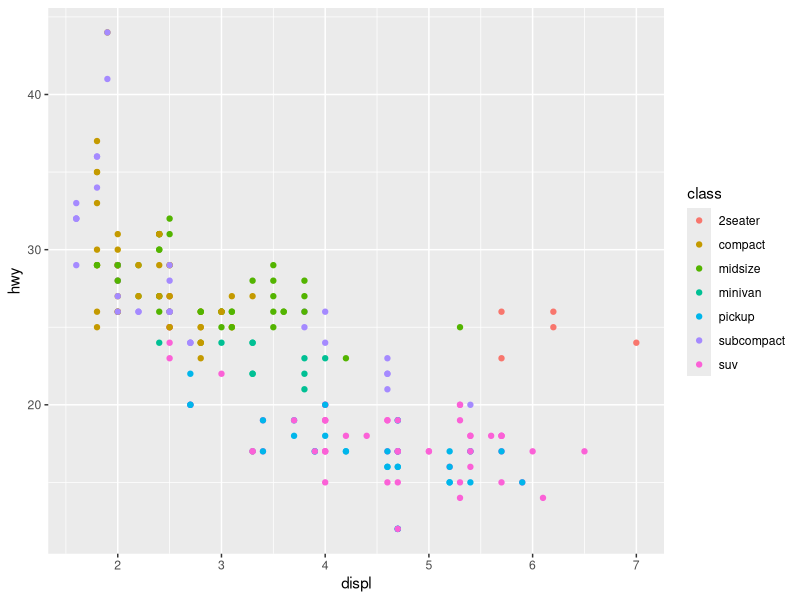
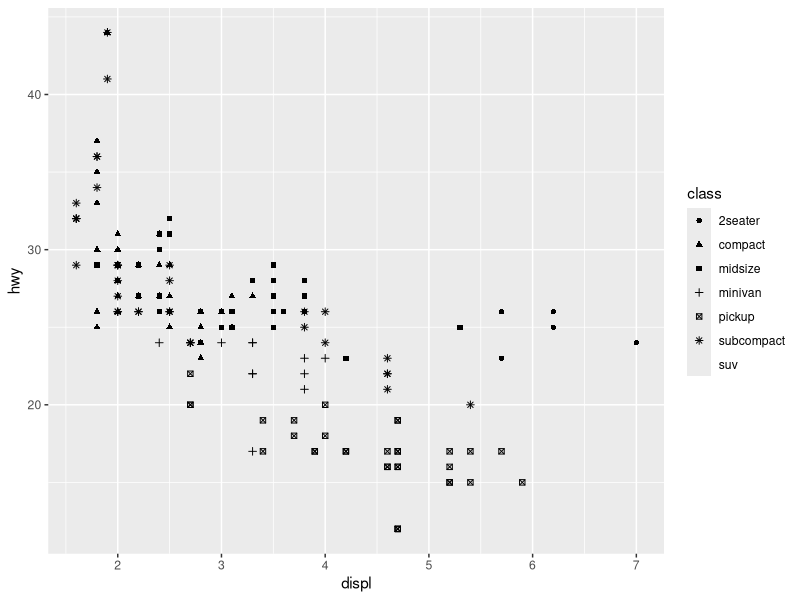
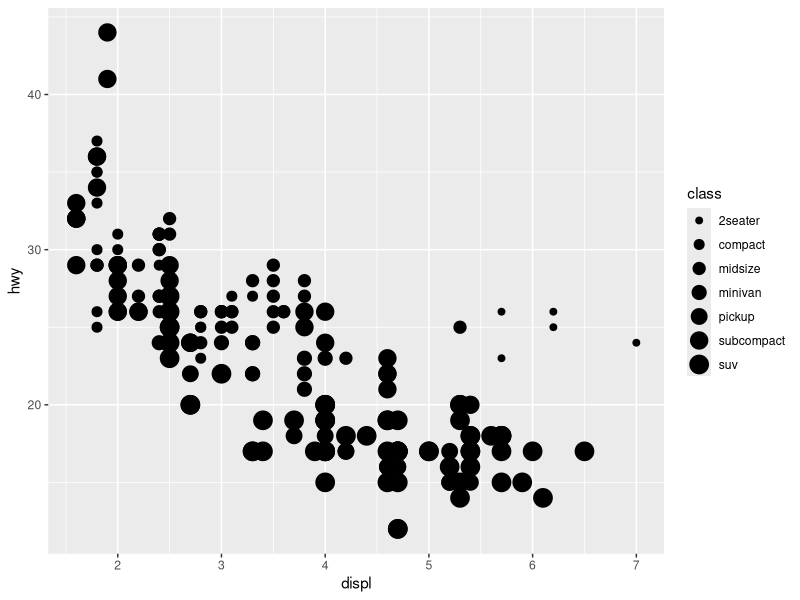
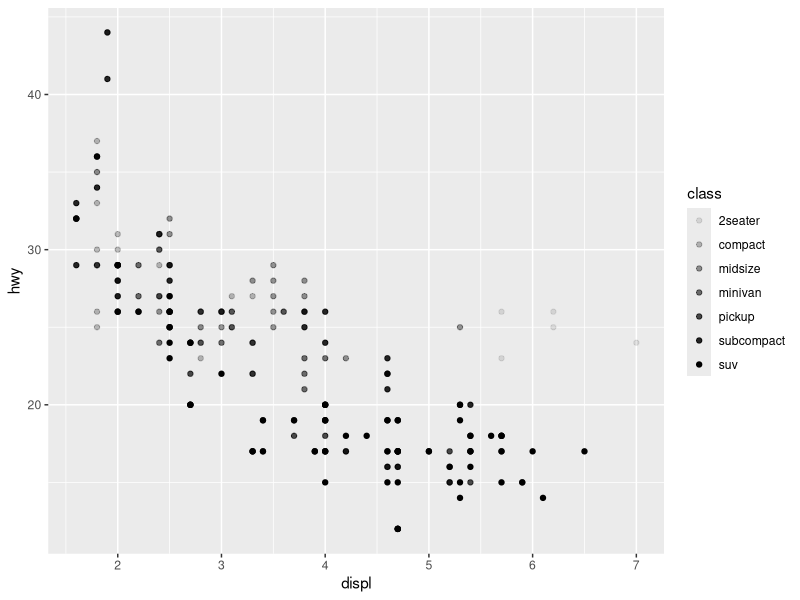
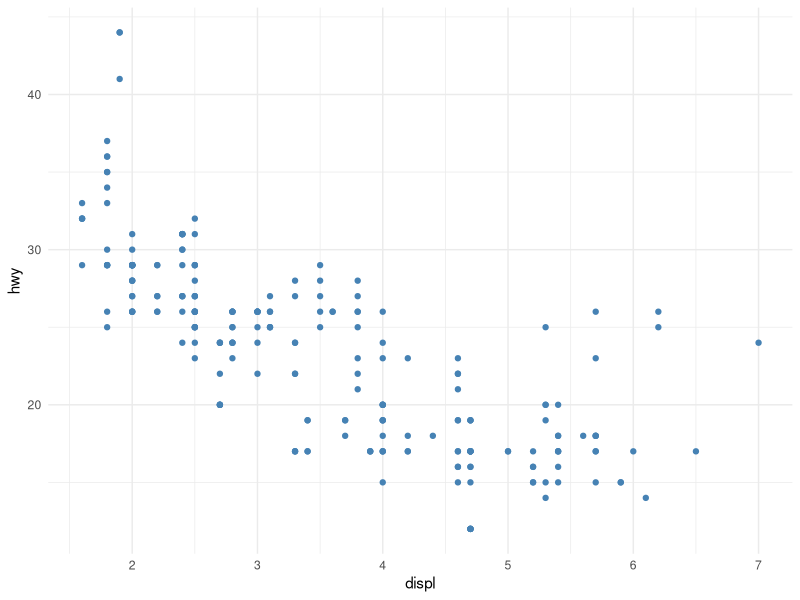
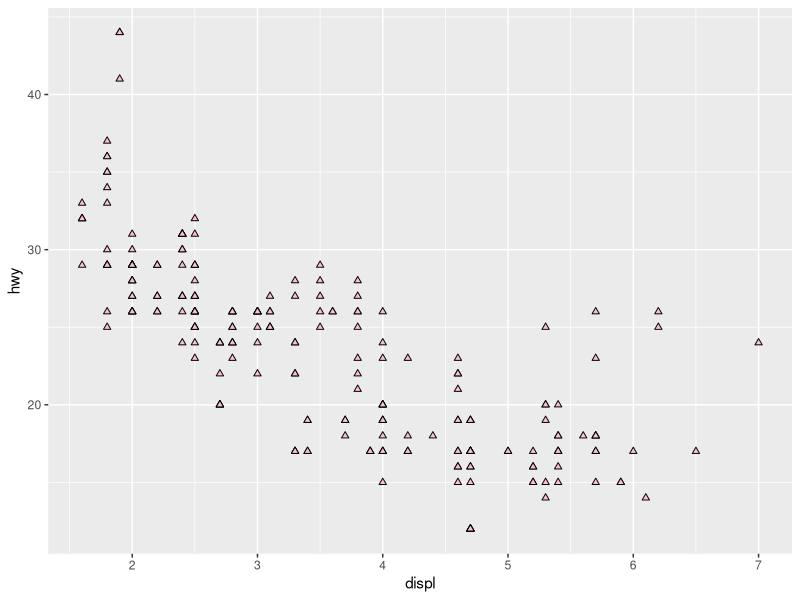
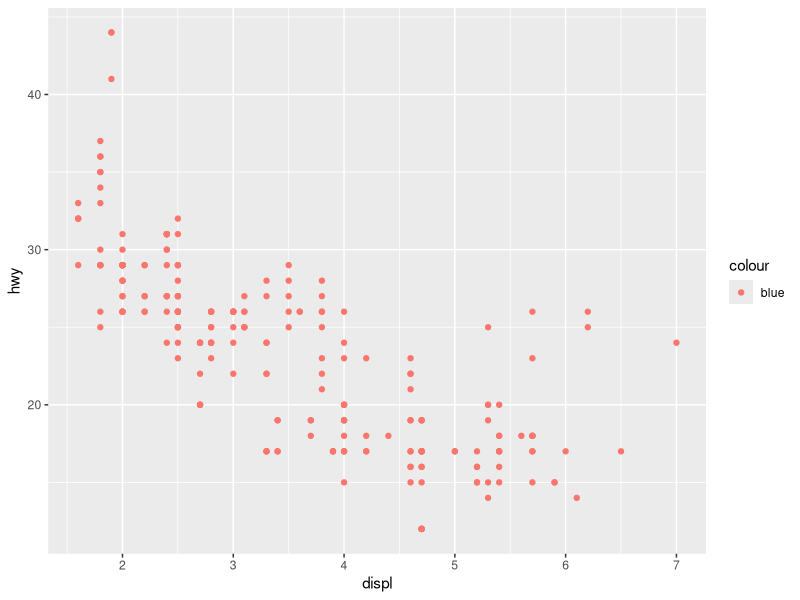
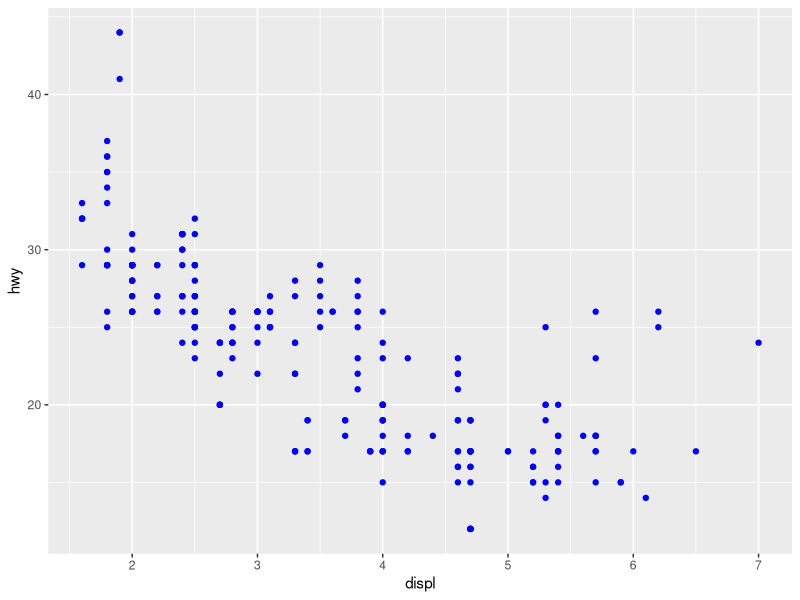

Source code (R) for these figures, in order:
## ---- chunk 1
library(tidyverse)
## ---- chunk 2
mpg
## ---- chunk 3
ggplot(mpg, aes(displ, hwy, colour = class)) +
  geom_point()
## ---- chunk 4
#| warning: true
ggplot(mpg, aes(displ, hwy, shape = class)) +
  geom_point()
## ---- chunk 5
#| warning: true
ggplot(mpg, aes(displ, hwy, size = class)) +
  geom_point()
## ---- chunk 6
#| warning: true
ggplot(mpg, aes(displ, hwy, alpha = class)) +
  geom_point()
## ---- chunk 7
unique(mpg$class)
## ---- chunk 8
ggplot(mpg, aes(displ, hwy)) +
  geom_point(colour = "steelblue") +
  theme_minimal()
## ---- chunk 9
ggplot(mpg, aes(displ, hwy)) +
  geom_point(fill = "pink", shape = 24)
## ---- chunk 10
ggplot(mpg) +
  geom_point(aes(x = displ, y = hwy, color = "blue"))
## ---- chunk 11
ggplot(mpg) +
  geom_point(aes(displ, hwy), colour = "blue")
## ---- chunk 12
ggplot(mpg, aes(displ, hwy)) +
  geom_point(
    size = 2,
    stroke = 3,
    shape = 25,
    fill = "red",
    colour = "black"
  ) +
  theme_minimal()
## ---- chunk 13
ggplot(mpg, aes(x = displ, y = hwy, colour = displ < 5)) +
  geom_point()
## ---- chunk 14
ggplot(mpg, aes(displ, hwy)) +
  geom_smooth()
## ---- chunk 15
ggplot(mpg, aes(displ, hwy)) +
  geom_point()
## ---- chunk 16
ggplot(mpg, aes(displ, hwy)) +
  geom_point()
## ---- chunk 17
ggplot(mpg) +
  geom_point(aes(displ, hwy))
## ---- chunk 18
ggplot(mpg, aes(displ, hwy, shape = drv)) +
  geom_smooth()
## ---- chunk 19
ggplot(mpg, aes(displ, hwy, linetype = drv)) +
  geom_smooth()
